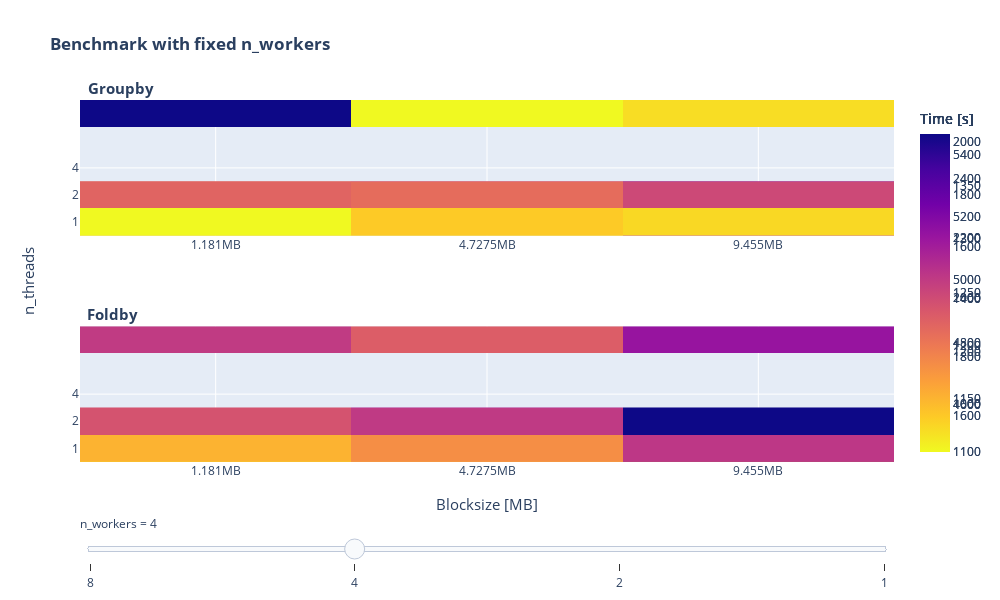
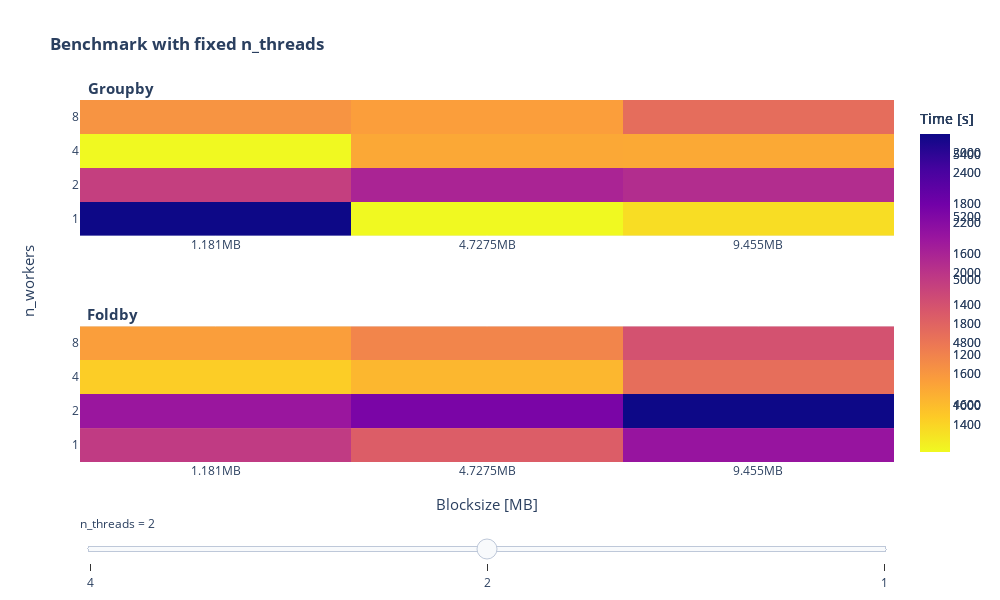
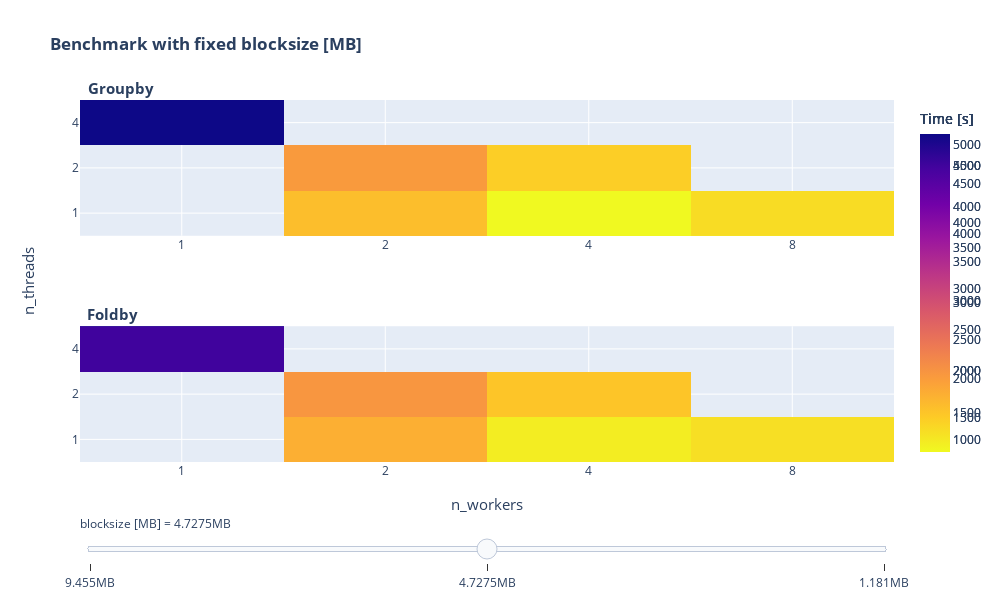

Notebook code cell kept with these figures, in order:
### Markdown cell above
# Results

### Code cell
fig_work.show()
fig_thread.show()
fig_bs.show()

### Figure 1 — Plotly figure (JSON) as saved in the notebook; plotly's stock layout.template omitted (floating-point values rounded to 4 significant figures)
{"data": [{"colorbar": {"title": {"text": "Time [s]"}}, "hoverongaps": false, "hovertemplate": "x: %{x:.s}<br>y: %{y:.0f} <br><b>time: %{z:.1f}</b>", "reversescale": true, "type": "heatmap", "x": ["1.181MB", "4.7275MB", "9.455MB"], "xaxis": "x", "y": ["1"], "yaxis": "y", "z": [[1139.0, 1101.0, 1287.0]], "zmax": 1399, "zmin": 1100}, {"colorbar": {"title": {"text": "Time [s]"}}, "hoverongaps": false, "hovertemplate": "x: %{x:.s}<br>y: %{y:.0f} <br><b>time: %{z:.1f}</b>", "reversescale": true, "type": "heatmap", "visible": true, "x": ["1.181MB", "4.7275MB", "9.455MB"], "xaxis": "x2", "y": ["1"], "yaxis": "y2", "z": [[1102.0, 1191.0, 1400.0]], "zmax": 1399, "zmin": 1100}, {"colorbar": {"title": {"text": "Time [s]"}}, "hoverongaps": false, "hovertemplate": "x: %{x:.s}<br>y: %{y:.0f} <br><b>time: %{z:.1f}</b>", "reversescale": true, "type": "heatmap", "x": ["1.181MB", "4.7275MB", "9.455MB"], "xaxis": "x", "y": ["1", "2"], "yaxis": "y", "z": [[817.7, 1068.0, 1063.0], [1292.0, 1460.0, 1760.0]], "zmax": 2030, "zmin": 817}, {"colorbar": {"title": {"text": "Time [s]"}}, "hoverongaps": false, "hovertemplate": "x: %{x:.s}<br>y: %{y:.0f} <br><b>time: %{z:.1f}</b>", "reversescale": true, "type": "heatmap", "x": ["1.181MB", "4.7275MB", "9.455MB"], "xaxis": "x2", "y": ["1", "2"], "yaxis": "y2", "z": [[947.3, 1020.0, 1281.0], [1388.0, 1615.0, 2030.0]], "zmax": 2030, "zmin": 817}, {"colorbar": {"title": {"text": "Time [s]"}}, "hoverongaps": false, "hovertemplate": "x: %{x:.s}<br>y: %{y:.0f} <br><b>time: %{z:.1f}</b>", "reversescale": true, "type": "heatmap", "x": ["1.181MB", "4.7275MB", "9.455MB"], "xaxis": "x", "y": ["1", "2"], "yaxis": "y", "z": [[1479.0, 1597.0, 1561.0], [1911.0, 1881.0, 2009.0]], "zmax": 2552, "zmin": 1478}, {"colorbar": {"title": {"text": "Time [s]"}}, "hoverongaps": false, "hovertemplate": "x: %{x:.s}<br>y: %{y:.0f} <br><b>time: %{z:.1f}</b>", "reversescale": true, "type": "heatmap", "x": ["1.181MB", "4.7275MB", "9.455MB"], "xaxis": "x2", "y": ["1", "2"], "yaxis": "y2", "z": [[1661.0, 1770.0, 2075.0], [1972.0, 2065.0, 2553.0]], "zmax": 2552, "zmin": 1478}, {"colorbar": {"title": {"text": "Time [s]"}}, "hoverongaps": false, "hovertemplate": "x: %{x:.s}<br>y: %{y:.0f} <br><b>time: %{z:.1f}</b>", "reversescale": true, "type": "heatmap", "x": ["1.181MB", "4.7275MB", "9.455MB"], "xaxis": "x", "y": ["4"], "yaxis": "y", "z": [[5466.0, 4451.0, 4517.0]], "zmax": 5465, "zmin": 4450}, {"colorbar": {"title": {"text": "Time [s]"}}, "hoverongaps": false, "hovertemplate": "x: %{x:.s}<br>y: %{y:.0f} <br><b>time: %{z:.1f}</b>", "reversescale": true, "type": "heatmap", "x": ["1.181MB", "4.7275MB", "9.455MB"], "xaxis": "x2", "y": ["4"], "yaxis": "y2", "z": [[5000.0, 4881.0, 5140.0]], "zmax": 5465, "zmin": 4450}], "layout": {"annotations": [{"font": {"size": 15}, "showarrow": false, "text": "<b>Groupby</b>", "x": 0.05, "xanchor": "center", "xref": "paper", "y": 1, "yanchor": "bottom", "yref": "paper"}, {"font": {"size": 15}, "showarrow": false, "text": "<b>Foldby</b>", "x": 0.04, "xanchor": "center", "xref": "paper", "y": 0.375, "yanchor": "bottom", "yref": "paper"}, {"font": {"size": 15}, "showarrow": false, "text": "Blocksize [MB]", "x": 0.5, "xanchor": "center", "xref": "paper", "y": 0, "yanchor": "top", "yref": "paper", "yshift": -30}, {"font": {"size": 15}, "showarrow": false, "text": "n_threads", "textangle": -90, "x": 0, "xanchor": "right", "xref": "paper", "xshift": -40, "y": 0.5, "yanchor": "middle", "yref": "paper"}], "height": 600, "sliders": [{"active": 1, "currentvalue": {"prefix": "n_workers = "}, "pad": {"t": 50}, "steps": [{"args": [{"visible": [true, true, false, false, false, false, false, false]}], "label": "8", "method": "restyle"}, {"args": [{"visible": [false, false, true, true, false, false, false, false]}], "label": "4", "method": "restyle"}, {"args": [{"visible": [false, false, false, false, true, true, false, false]}], "label": "2", "method": "restyle"}, {"args": [{"visible": [false, false, false, false, false, false, true, true]}], "label": "1", "method": "restyle"}]}], "title": {"text": "<b>Benchmark with fixed n_workers</b>"}, "width": 1000, "xaxis": {"anchor": "y", "domain": [0, 1]}, "xaxis2": {"anchor": "y2", "domain": [0, 1]}, "yaxis": {"anchor": "x", "domain": [0.625, 1]}, "yaxis2": {"anchor": "x2", "domain": [0, 0.375]}}}

### Figure 2 — Plotly figure (JSON) as saved in the notebook; plotly's stock layout.template omitted (floating-point values rounded to 4 significant figures)
{"data": [{"colorbar": {"title": {"text": "Time [s]"}}, "hoverongaps": false, "hovertemplate": "x: %{x:.s}<br>y: %{y:.0f} <br><b>time: %{z:.1f}</b>", "reversescale": true, "type": "heatmap", "x": ["1.181MB", "4.7275MB", "9.455MB"], "xaxis": "x", "y": ["1"], "yaxis": "y", "z": [[5466.0, 4451.0, 4517.0]], "zmax": 5465, "zmin": 4450}, {"colorbar": {"title": {"text": "Time [s]"}}, "hoverongaps": false, "hovertemplate": "x: %{x:.s}<br>y: %{y:.0f} <br><b>time: %{z:.1f}</b>", "reversescale": true, "type": "heatmap", "visible": true, "x": ["1.181MB", "4.7275MB", "9.455MB"], "xaxis": "x2", "y": ["1"], "yaxis": "y2", "z": [[5000.0, 4881.0, 5140.0]], "zmax": 5465, "zmin": 4450}, {"colorbar": {"title": {"text": "Time [s]"}}, "hoverongaps": false, "hovertemplate": "x: %{x:.s}<br>y: %{y:.0f} <br><b>time: %{z:.1f}</b>", "reversescale": true, "type": "heatmap", "x": ["1.181MB", "4.7275MB", "9.455MB"], "xaxis": "x", "y": ["2", "4"], "yaxis": "y", "z": [[1911.0, 1881.0, 2009.0], [1292.0, 1460.0, 1760.0]], "zmax": 2552, "zmin": 1291}, {"colorbar": {"title": {"text": "Time [s]"}}, "hoverongaps": false, "hovertemplate": "x: %{x:.s}<br>y: %{y:.0f} <br><b>time: %{z:.1f}</b>", "reversescale": true, "type": "heatmap", "x": ["1.181MB", "4.7275MB", "9.455MB"], "xaxis": "x2", "y": ["2", "4"], "yaxis": "y2", "z": [[1972.0, 2065.0, 2553.0], [1388.0, 1615.0, 2030.0]], "zmax": 2552, "zmin": 1291}, {"colorbar": {"title": {"text": "Time [s]"}}, "hoverongaps": false, "hovertemplate": "x: %{x:.s}<br>y: %{y:.0f} <br><b>time: %{z:.1f}</b>", "reversescale": true, "type": "heatmap", "x": ["1.181MB", "4.7275MB", "9.455MB"], "xaxis": "x", "y": ["2", "4", "8"], "yaxis": "y", "z": [[1479.0, 1597.0, 1561.0], [817.7, 1068.0, 1063.0], [1139.0, 1101.0, 1287.0]], "zmax": 2075, "zmin": 817}, {"colorbar": {"title": {"text": "Time [s]"}}, "hoverongaps": false, "hovertemplate": "x: %{x:.s}<br>y: %{y:.0f} <br><b>time: %{z:.1f}</b>", "reversescale": true, "type": "heatmap", "x": ["1.181MB", "4.7275MB", "9.455MB"], "xaxis": "x2", "y": ["2", "4", "8"], "yaxis": "y2", "z": [[1661.0, 1770.0, 2075.0], [947.3, 1020.0, 1281.0], [1102.0, 1191.0, 1400.0]], "zmax": 2075, "zmin": 817}], "layout": {"annotations": [{"font": {"size": 15}, "showarrow": false, "text": "<b>Groupby</b>", "x": 0.05, "xanchor": "center", "xref": "paper", "y": 1, "yanchor": "bottom", "yref": "paper"}, {"font": {"size": 15}, "showarrow": false, "text": "<b>Foldby</b>", "x": 0.04, "xanchor": "center", "xref": "paper", "y": 0.375, "yanchor": "bottom", "yref": "paper"}, {"font": {"size": 15}, "showarrow": false, "text": "Blocksize [MB]", "x": 0.5, "xanchor": "center", "xref": "paper", "y": 0, "yanchor": "top", "yref": "paper", "yshift": -30}, {"font": {"size": 15}, "showarrow": false, "text": "n_workers", "textangle": -90, "x": 0, "xanchor": "right", "xref": "paper", "xshift": -40, "y": 0.5, "yanchor": "middle", "yref": "paper"}], "height": 600, "sliders": [{"active": 1, "currentvalue": {"prefix": "n_threads = "}, "pad": {"t": 50}, "steps": [{"args": [{"visible": [true, true, false, false, false, false]}], "label": "4", "method": "restyle"}, {"args": [{"visible": [false, false, true, true, false, false]}], "label": "2", "method": "restyle"}, {"args": [{"visible": [false, false, false, false, true, true]}], "label": "1", "method": "restyle"}]}], "title": {"text": "<b>Benchmark with fixed n_threads</b>"}, "width": 1000, "xaxis": {"anchor": "y", "domain": [0, 1]}, "xaxis2": {"anchor": "y2", "domain": [0, 1]}, "yaxis": {"anchor": "x", "domain": [0.625, 1]}, "yaxis2": {"anchor": "x2", "domain": [0, 0.375]}}}

### Figure 3 — Plotly figure (JSON) as saved in the notebook; plotly's stock layout.template omitted (floating-point values rounded to 4 significant figures)
{"data": [{"colorbar": {"title": {"text": "Time [s]"}}, "hoverongaps": false, "hovertemplate": "x: %{x:.0f}<br>y: %{y:.0f} <br><b>time: %{z:.1f}</b>", "reversescale": true, "type": "heatmap", "x": ["1", "2", "4", "8"], "xaxis": "x", "y": ["1", "2", "4"], "yaxis": "y", "z": [[null, 1561.0, 1063.0, 1287.0], [null, 2009.0, 1760.0, null], [4517.0, null, null, null]], "zmax": 5139, "zmin": 1063}, {"colorbar": {"title": {"text": "Time [s]"}}, "hoverongaps": false, "hovertemplate": "x: %{x:.0f}<br>y: %{y:.0f} <br><b>time: %{z:.1f}</b>", "reversescale": true, "type": "heatmap", "visible": true, "x": ["1", "2", "4", "8"], "xaxis": "x2", "y": ["1", "2", "4"], "yaxis": "y2", "z": [[null, 2075.0, 1281.0, 1400.0], [null, 2553.0, 2030.0, null], [5140.0, null, null, null]], "zmax": 5139, "zmin": 1063}, {"colorbar": {"title": {"text": "Time [s]"}}, "hoverongaps": false, "hovertemplate": "x: %{x:.0f}<br>y: %{y:.0f} <br><b>time: %{z:.1f}</b>", "reversescale": true, "type": "heatmap", "x": ["1", "2", "4", "8"], "xaxis": "x", "y": ["1", "2", "4"], "yaxis": "y", "z": [[null, 1597.0, 1068.0, 1101.0], [null, 1881.0, 1460.0, null], [4451.0, null, null, null]], "zmax": 4881, "zmin": 1019}, {"colorbar": {"title": {"text": "Time [s]"}}, "hoverongaps": false, "hovertemplate": "x: %{x:.0f}<br>y: %{y:.0f} <br><b>time: %{z:.1f}</b>", "reversescale": true, "type": "heatmap", "x": ["1", "2", "4", "8"], "xaxis": "x2", "y": ["1", "2", "4"], "yaxis": "y2", "z": [[null, 1770.0, 1020.0, 1191.0], [null, 2065.0, 1615.0, null], [4881.0, null, null, null]], "zmax": 4881, "zmin": 1019}, {"colorbar": {"title": {"text": "Time [s]"}}, "hoverongaps": false, "hovertemplate": "x: %{x:.0f}<br>y: %{y:.0f} <br><b>time: %{z:.1f}</b>", "reversescale": true, "type": "heatmap", "x": ["1", "2", "4", "8"], "xaxis": "x", "y": ["1", "2", "4"], "yaxis": "y", "z": [[null, 1479.0, 817.7, 1139.0], [null, 1911.0, 1292.0, null], [5466.0, null, null, null]], "zmax": 5465, "zmin": 817}, {"colorbar": {"title": {"text": "Time [s]"}}, "hoverongaps": false, "hovertemplate": "x: %{x:.0f}<br>y: %{y:.0f} <br><b>time: %{z:.1f}</b>", "reversescale": true, "type": "heatmap", "x": ["1", "2", "4", "8"], "xaxis": "x2", "y": ["1", "2", "4"], "yaxis": "y2", "z": [[null, 1661.0, 947.3, 1102.0], [null, 1972.0, 1388.0, null], [5000.0, null, null, null]], "zmax": 5465, "zmin": 817}], "layout": {"annotations": [{"font": {"size": 15}, "showarrow": false, "text": "<b>Groupby</b>", "x": 0.05, "xanchor": "center", "xref": "paper", "y": 1, "yanchor": "bottom", "yref": "paper"}, {"font": {"size": 15}, "showarrow": false, "text": "<b>Foldby</b>", "x": 0.04, "xanchor": "center", "xref": "paper", "y": 0.375, "yanchor": "bottom", "yref": "paper"}, {"font": {"size": 15}, "showarrow": false, "text": "n_workers", "x": 0.5, "xanchor": "center", "xref": "paper", "y": 0, "yanchor": "top", "yref": "paper", "yshift": -30}, {"font": {"size": 15}, "showarrow": false, "text": "n_threads", "textangle": -90, "x": 0, "xanchor": "right", "xref": "paper", "xshift": -40, "y": 0.5, "yanchor": "middle", "yref": "paper"}], "height": 600, "sliders": [{"active": 1, "currentvalue": {"prefix": "blocksize [MB] = "}, "pad": {"t": 50}, "steps": [{"args": [{"visible": [true, true, false, false, false, false]}], "label": "9.455MB", "method": "restyle"}, {"args": [{"visible": [false, false, true, true, false, false]}], "label": "4.7275MB", "method": "restyle"}, {"args": [{"visible": [false, false, false, false, true, true]}], "label": "1.181MB", "method": "restyle"}]}], "title": {"text": "<b>Benchmark with fixed blocksize [MB]</b>"}, "width": 1000, "xaxis": {"anchor": "y", "domain": [0, 1]}, "xaxis2": {"anchor": "y2", "domain": [0, 1]}, "yaxis": {"anchor": "x", "domain": [0.625, 1]}, "yaxis2": {"anchor": "x2", "domain": [0, 0.375]}}}
